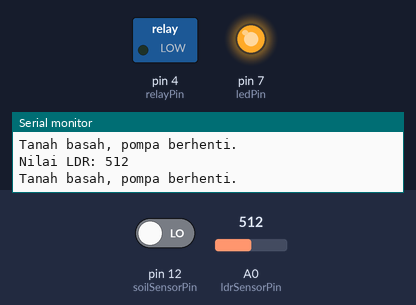
The sketch below on a simulated Arduino Uno, built with avr-gcc and run on an emulated ATmega328P. Shown: switched loads named in the sketch (green lamp = pin HIGH), output pins drawn as LEDs (lit = HIGH), the last lines printed to the serial monitor. The test bench sets the inputs (shaded band); at power-on: A0 (ldrSensorPin) = 512, pin 12 (soilSensorPin) LOW.

Above: at 1.2 s.
1.3 s: A0 (ldrSensorPin) set to 492
At 2.5 s:
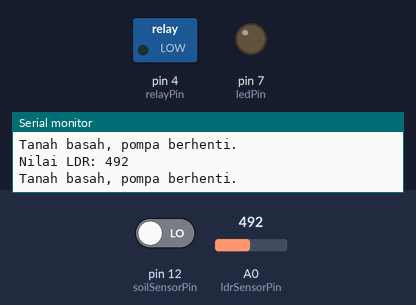
2.8 s: pin 12 (soilSensorPin) driven HIGH
At 4.1 s:
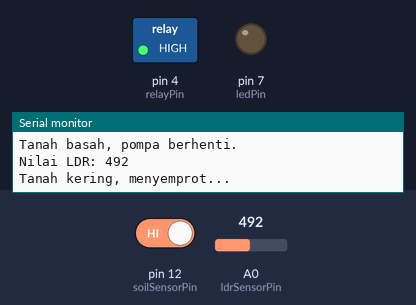
Timing chart, 0 to 7.3 s (numbered marks = the images above; inputs shaded):
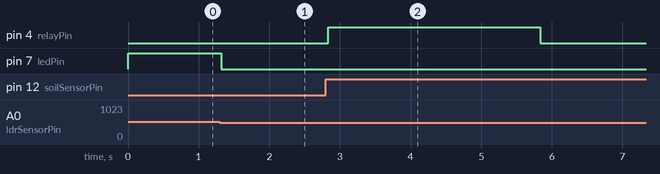

Measured:
- the behaviour switches between 501 and 500 on A0 (ldrSensorPin) (found by bisection; images 0 and 1)
- after the input at 1.3 s, pin 7 (ledPin): HIGH → LOW at once
- after the input at 2.8 s, pin 4 (relayPin): LOW → HIGH at once, → LOW 3.0 s later

The sketch:

smart_garden.ino
```cpp
const int relayPin = 4;
const int soilSensorPin = 12;
const int ledPin = 7;
const int ldrSensorPin = A0;

const int moistureThreshold = 1;
const int lightThreshold = 500;

void kontrolPompa(int durasi) {
  digitalWrite(relayPin, HIGH);
  delay(3000);
  digitalWrite(relayPin, LOW);
}

void setup() {
  pinMode(relayPin, OUTPUT);
  pinMode(soilSensorPin, INPUT);
  pinMode(ledPin, OUTPUT);

  digitalWrite(relayPin, LOW);
  digitalWrite(ledPin, LOW);

  Serial.begin(9600);
}

void loop() {
  pengecekanSensorKelembapan();

  pengecekanSensorLDR();
}

void pengecekanSensorKelembapan() {
  while (digitalRead(soilSensorPin) == HIGH) {
    Serial.println("Tanah kering, menyemprot...");
    kontrolPompa(3000);
    delay(5000);
  }
  Serial.println("Tanah basah, pompa berhenti.");
}

void pengecekanSensorLDR() {
  int ldrValue = analogRead(ldrSensorPin);

  Serial.print("Nilai LDR: ");
  Serial.println(ldrValue);

  if (ldrValue > lightThreshold) {
    digitalWrite(ledPin, HIGH);
  } else {
    digitalWrite(ledPin, LOW);
  }
}
```
